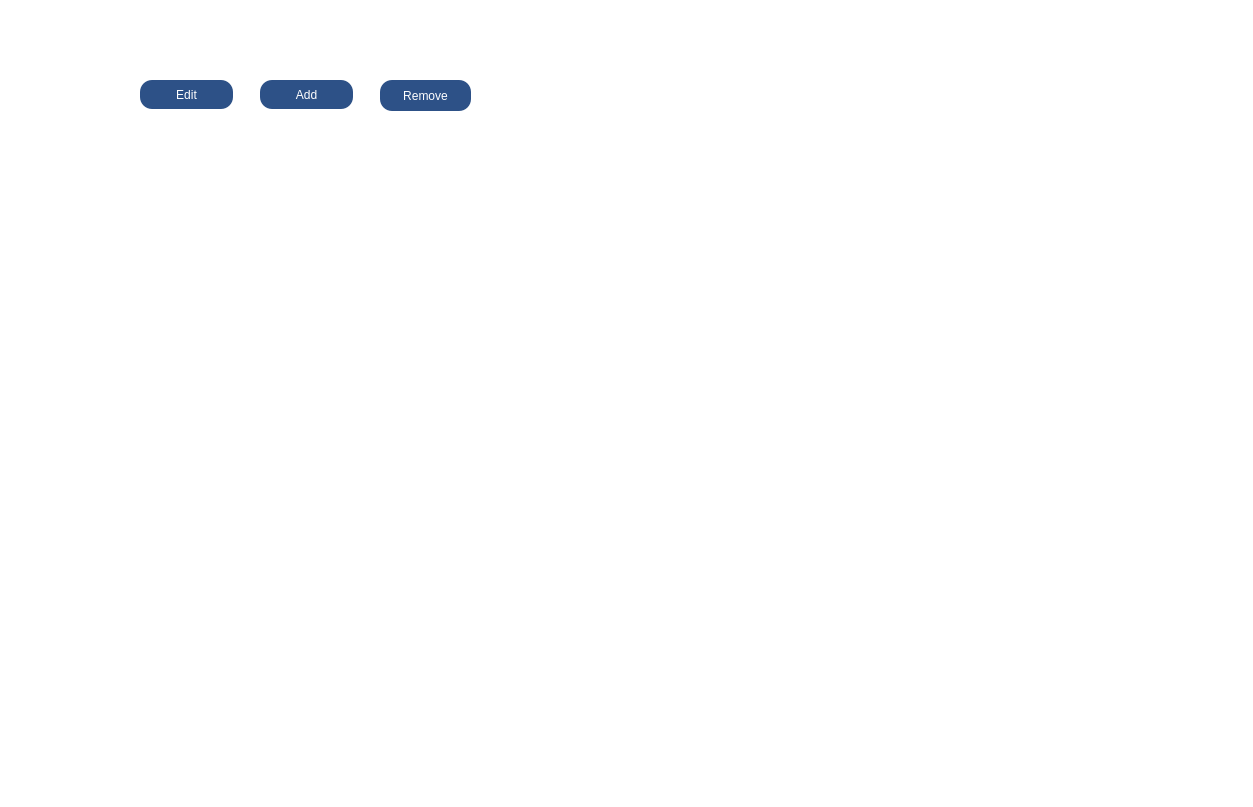
<?xml version="1.0" encoding="UTF-8"?>
<ui version="4.0">
 <class>All_list</class>
 <widget class="QDialog" name="All_list">
  <property name="geometry">
   <rect>
    <x>0</x>
    <y>0</y>
    <width>1253</width>
    <height>807</height>
   </rect>
  </property>
  <property name="windowTitle">
   <string>Dialog</string>
  </property>
  <property name="styleSheet">
   <string notr="true">background-color: rgb(255, 255, 255);</string>
  </property>
  <widget class="QPushButton" name="edit_btn">
   <property name="geometry">
    <rect>
     <x>140</x>
     <y>80</y>
     <width>93</width>
     <height>29</height>
    </rect>
   </property>
   <property name="styleSheet">
    <string notr="true">color: rgb(255, 255, 255);
background: rgb(45, 81, 135);
border-radius: 12px;</string>
   </property>
   <property name="text">
    <string>Edit</string>
   </property>
  </widget>
  <widget class="QPushButton" name="add_btn">
   <property name="geometry">
    <rect>
     <x>260</x>
     <y>80</y>
     <width>93</width>
     <height>29</height>
    </rect>
   </property>
   <property name="styleSheet">
    <string notr="true">color: rgb(255, 255, 255);
background: rgb(45, 81, 135);
border-radius: 12px;</string>
   </property>
   <property name="text">
    <string>Add</string>
   </property>
  </widget>
  <widget class="QPushButton" name="remove_btn">
   <property name="geometry">
    <rect>
     <x>380</x>
     <y>80</y>
     <width>91</width>
     <height>31</height>
    </rect>
   </property>
   <property name="styleSheet">
    <string notr="true">color: rgb(255, 255, 255);
background: rgb(45, 81, 135);
border-radius: 12px;</string>
   </property>
   <property name="text">
    <string>Remove</string>
   </property>
  </widget>
 </widget>
 <resources/>
 <connections/>
</ui>
